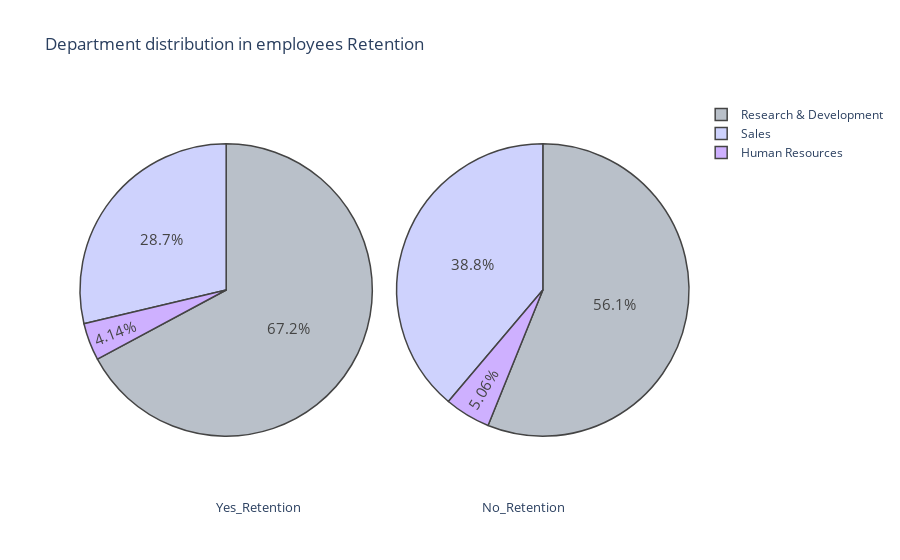
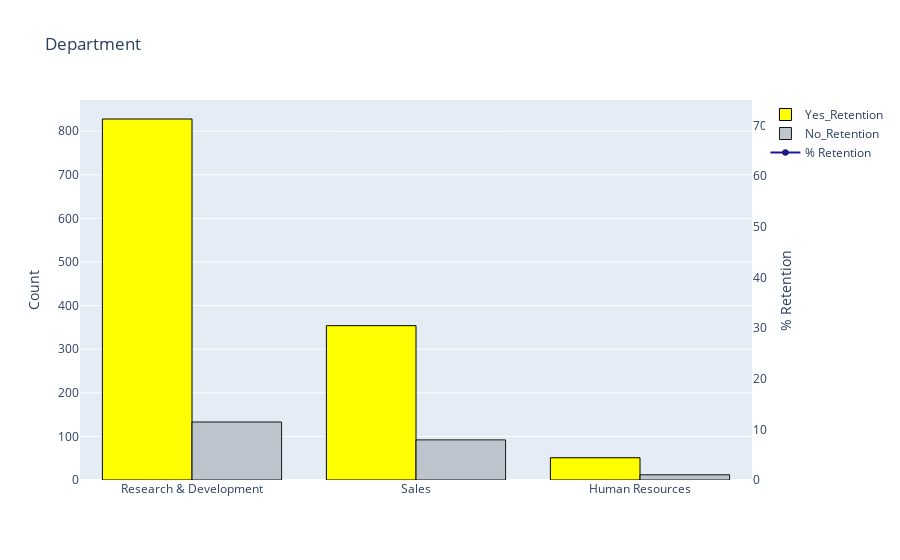

The code cell stored with these charts, in order, in its notebook:
### Code cell
plot_pie('Department') 
barplot('Department',True)

### Figure 1 — Plotly figure (JSON) as saved in the notebook; plotly's stock layout.template omitted (floating-point values rounded to 4 significant figures)
{"data": [{"domain": {"x": [0, 0.48]}, "hoverinfo": "label+percent+name", "labels": ["Research & Development", "Sales", "Human Resources"], "marker": {"colors": ["#B9C0C9", "#CED2FD", "#ceb0ff", "lightskyblue", "lightgrey", "#EAB9FC", "cyan", "#DDC8FE"], "line": {"width": 1.5}}, "name": "Retention employes", "textfont": {"size": 15}, "type": "pie", "values": [828, 354, 51]}, {"domain": {"x": [0.52, 1]}, "hoverinfo": "label+percent+name", "labels": ["Research & Development", "Sales", "Human Resources"], "marker": {"colors": ["#B9C0C9", "#CED2FD", "#ceb0ff", "lightskyblue", "lightgrey", "#EAB9FC", "cyan", "#DDC8FE"], "line": {"width": 1.5}}, "name": "Non Retention employes", "textfont": {"size": 15}, "type": "pie", "values": [133, 92, 12]}], "layout": {"annotations": [{"font": {"size": 13}, "showarrow": false, "text": "Yes_Retention", "x": 0.22, "y": -0.1}, {"font": {"size": 13}, "showarrow": false, "text": "No_Retention", "x": 0.8, "y": -0.1}], "title": {"text": "Department distribution in employees Retention "}}}

### Figure 2 — Plotly figure (JSON) as saved in the notebook; plotly's stock layout.template omitted (floating-point values rounded to 4 significant figures)
{"data": [{"marker": {"color": "yellow", "line": {"color": "#000000", "width": 1}}, "name": "Yes_Retention", "type": "bar", "x": ["Research & Development", "Sales", "Human Resources"], "y": [828, 354, 51]}, {"marker": {"color": "#B9C0C9", "line": {"color": "#000000", "width": 1}}, "name": "No_Retention", "opacity": 0.9, "type": "bar", "x": ["Research & Development", "Sales", "Human Resources"], "y": [133, 92, 12]}, {"marker": {"color": "darkblue", "line": {"color": "#000000", "width": 0.5}}, "name": "% Retention", "opacity": 0.9, "type": "scatter", "x": ["Research & Development", "Sales", "Human Resources"], "y": [86.16, 79.37, 80.95], "yaxis": "y2"}], "layout": {"title": {"text": "Department"}, "yaxis": {"title": {"text": "Count"}}, "yaxis2": {"anchor": "x", "overlaying": "y", "range": [0, 75], "showgrid": false, "side": "right", "title": {"text": "% Retention"}, "zeroline": false}}}
